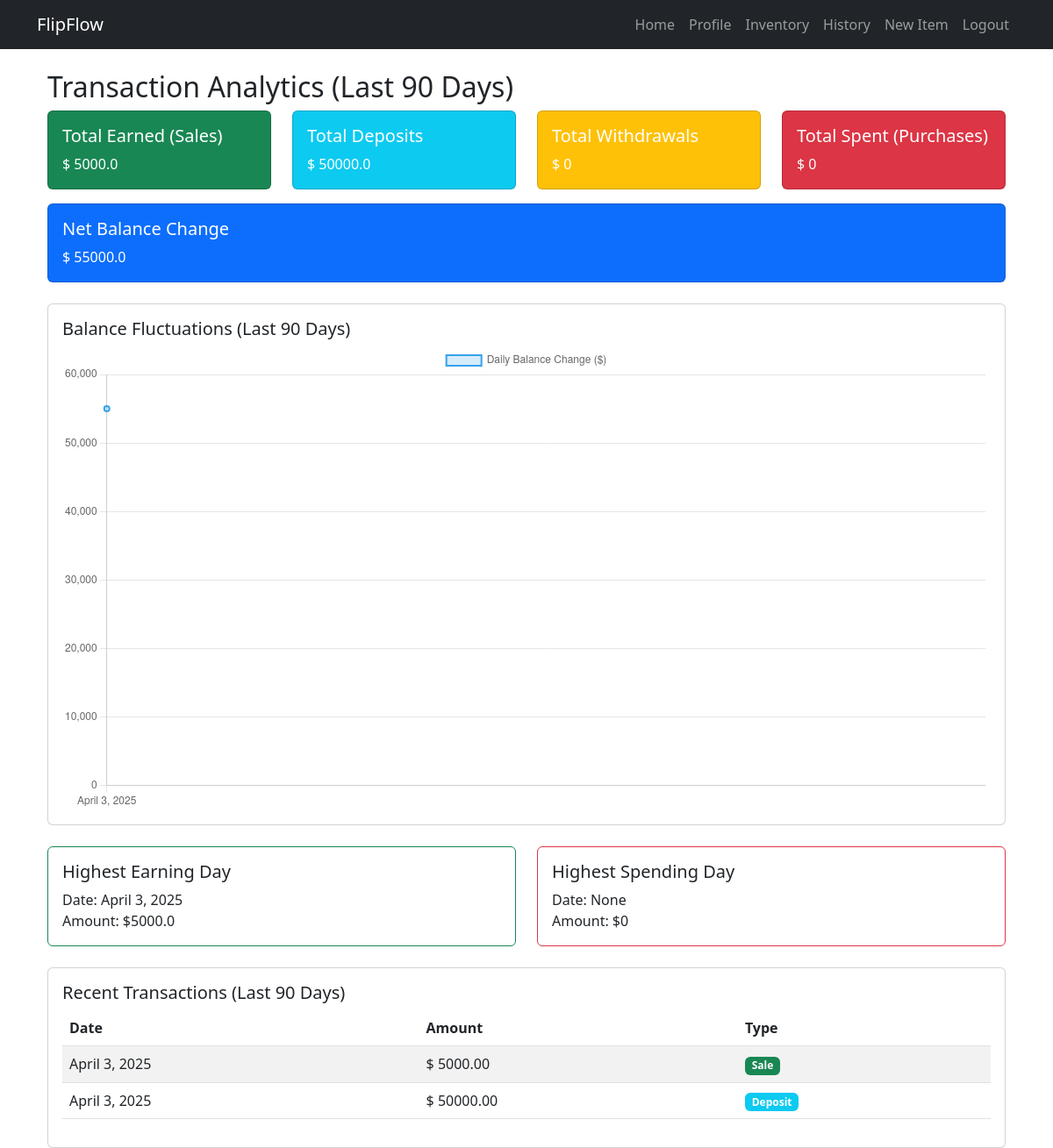
Before: /accounts/analytics/ (signed in) with the older database file.
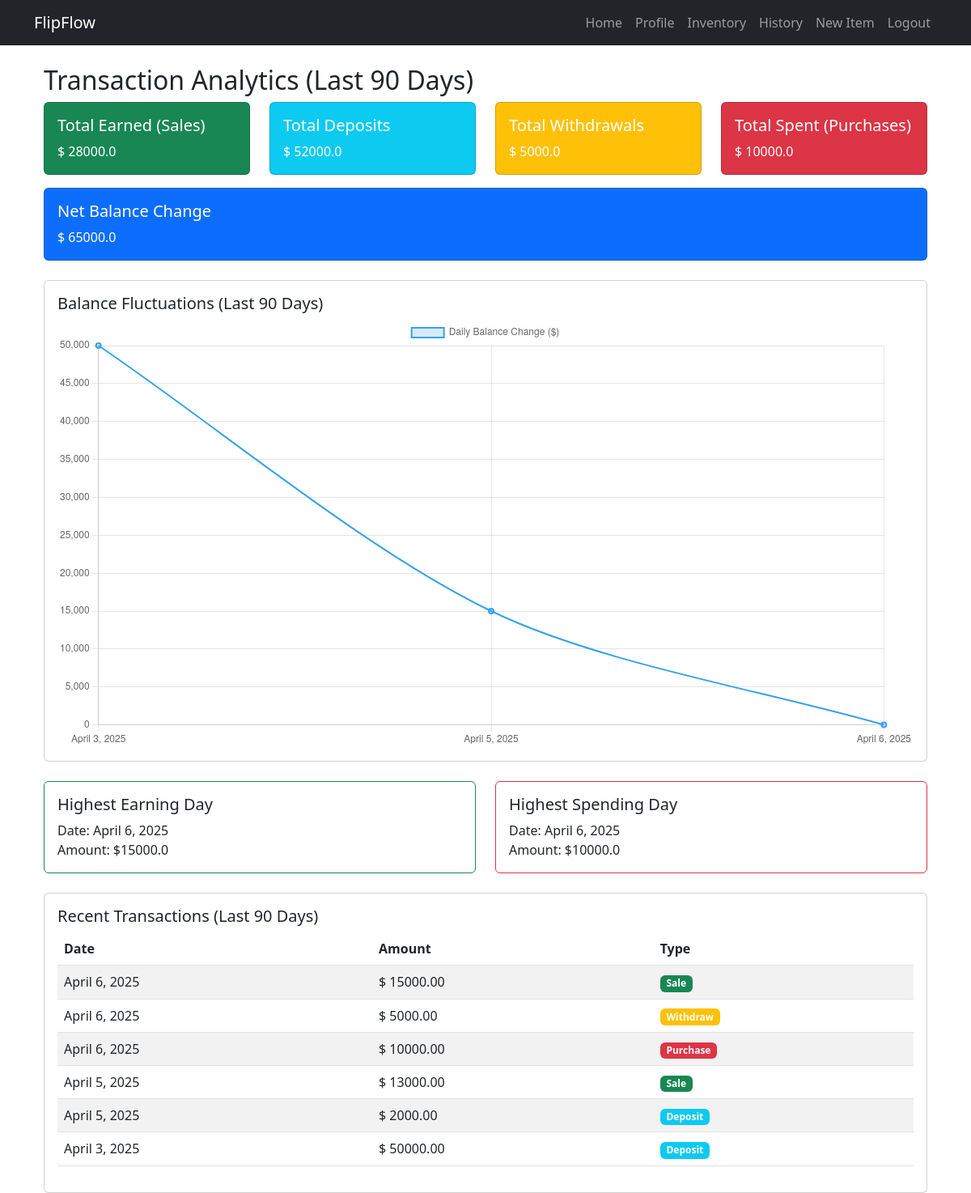
After: the same page with the newer database file.
### Market/models.py (models this page shows, shortened)
class Transaction(models.Model):
    TRANSACTION_TYPES = (
        ('deposit', 'Deposit'),
        ('withdraw', 'Withdraw'),
        ('buy', 'Buy'),
    )
    TRANSACTION_STATUS = (
        ('pending', 'Pending'),
        ('completed', 'Completed'),
    )
    user_from = models.ForeignKey(User, related_name='sent_transactions', on_delete=models.CASCADE)
    user_to = models.ForeignKey(User, related_name='received_transactions', on_delete=models.CASCADE)
    transaction_type = models.CharField(max_length=10, choices=TRANSACTION_TYPES)
    transaction_status = models.CharField(max_length=10, choices=TRANSACTION_STATUS, default='pending')
    amount = models.DecimalField(max_digits=10, decimal_places=2)
    created_at = models.DateTimeField(default=timezone.now)
    from_approve = models.BooleanField(default=False)
    to_approve = models.BooleanField(default=False)
    admin_approve = models.BooleanField(default=False)
    items = models.ForeignKey(Item, blank=True,null=True, related_name='transaction_item', on_delete=models.DO_NOTHING)
    class Meta:
        verbose_name = "Transaction"
        verbose_name_plural = "Transactions"

### accounts/views.py (the view)
# urls.py: path('analytics/',views.analytics,name='analytics'),
@login_required
def analytics(request):
    profile = get_object_or_404(Profile, user=request.user)
    today = datetime.date.today()
    today=today+datetime.timedelta(days=1)
    ninety_days_ago = today - datetime.timedelta(days=90)
    transactions = Transaction.objects.filter(
        created_at__range=[ninety_days_ago, today],
        transaction_status="completed",
        admin_approve=True,
    ).filter(
        Q(user_from=request.user) | Q(user_to=request.user)
    ).order_by("-created_at")
    daily_balance = defaultdict(float)
    total_deposits = 0
    total_withdrawals = 0
    total_spent = 0
    total_earned = 0
    highest_earning_day = {"date": None, "amount": 0}
    highest_spending_day = {"date": None, "amount": 0}
    for transaction in transactions:
        date = transaction.created_at.date()
        amount = float(transaction.amount)
        if transaction.transaction_type == "deposit" and transaction.user_to == request.user:
            total_deposits += amount
            daily_balance[date] += amount
        elif transaction.transaction_type == "withdraw" and transaction.user_from == request.user:
            total_withdrawals += amount
            daily_balance[date] -= amount
        elif transaction.transaction_type == "buy":
            if transaction.user_from == request.user:  # Buyer (Expense)
                total_spent += amount
                daily_balance[date] -= amount
                if amount > highest_spending_day["amount"]:
                    highest_spending_day = {"date": date, "amount": amount}
            elif transaction.user_to == request.user:  # Seller (Revenue)
                total_earned += amount
                daily_balance[date] += amount
                if amount > highest_earning_day["amount"]:
                    highest_earning_day = {"date": date, "amount": amount}
    net_balance_change = (total_deposits + total_earned) - (total_withdrawals + total_spent)
    balance_chart_data = sorted(daily_balance.items())
    context = {
        "profile": profile,
        "total_deposits": total_deposits,
        "total_withdrawals": total_withdrawals,
        "total_spent": total_spent,
        "total_earned": total_earned,
        "net_balance_change": net_balance_change,
        "highest_earning_day": highest_earning_day,
        "highest_spending_day": highest_spending_day,
        "transactions": transactions,
        "today": today,
        "ninety_days_ago": ninety_days_ago,
        "balance_chart_data": balance_chart_data,
    }
    return render(request, "analytics.html", context)

### accounts/templates/analytics.html (shortened to what this page needs)
{% extends "base.html" %}
{% block body %}
<div class="container mt-4">
    <h2>Transaction Analytics (Last 90 Days)</h2>
    <div class="row">
        <div class="col-md-3">
            <div class="card text-white bg-success mb-3">
                <div class="card-body">
                    <h5 class="card-title">Total Earned (Sales)</h5>
                    <p class="card-text">$ {{ total_earned }}</p>
                </div>
            </div>
        </div>
        <div class="col-md-3">
            <div class="card text-white bg-info mb-3">
                <div class="card-body">
                    <h5 class="card-title">Total Deposits</h5>
                    <p class="card-text">$ {{ total_deposits }}</p>
                </div>
            </div>
        </div>
        <div class="col-md-3">
            <div class="card text-white bg-warning mb-3">
                <div class="card-body">
                    <h5 class="card-title">Total Withdrawals</h5>
                    <p class="card-text">$ {{ total_withdrawals }}</p>
                </div>
            </div>
        </div>
        <div class="col-md-3">
            <div class="card text-white bg-danger mb-3">
                <div class="card-body">
                    <h5 class="card-title">Total Spent (Purchases)</h5>
                    <p class="card-text">$ {{ total_spent }}</p>
                </div>
            </div>
        </div>
    </div>
    <div class="card text-white bg-primary mb-4">
        <div class="card-body">
            <h5 class="card-title">Net Balance Change</h5>
            <p class="card-text">$ {{ net_balance_change }}</p>
        </div>
    </div>
    <div class="card">
        <div class="card-body">
            <h5 class="card-title">Balance Fluctuations (Last 90 Days)</h5>
            <canvas id="balanceChart"></canvas>
        </div>
    </div>
    <div class="row mt-4">
        <div class="col-md-6">
            <div class="card border-success">
                <div class="card-body">
                    <h5 class="card-title">Highest Earning Day</h5>
                    <p class="card-text">
                        Date: {{ highest_earning_day.date }} <br>
                        Amount: ${{ highest_earning_day.amount }}
                    </p>
                </div>
            </div>
        </div>
        <div class="col-md-6">
            <div class="card border-danger">
                <div class="card-body">
                    <h5 class="card-title">Highest Spending Day</h5>
                    <p class="card-text">
                        Date: {{ highest_spending_day.date }} <br>
                        Amount: ${{ highest_spending_day.amount }}
                    </p>
                </div>
            </div>
        </div>
    </div>
    <div class="card mt-4">
        <div class="card-body">
            <h5 class="card-title">Recent Transactions (Last 90 Days)</h5>
            <table class="table table-striped">
                <thead>
                    <tr>
                        <th>Date</th>
                        <th>Amount</th>
                        <th>Type</th>
                    </tr>
                </thead>
                <tbody>
                    {% for transaction in transactions %}
                    <tr>
                        <td>{{ transaction.created_at.date }}</td>
                        <td>$ {{ transaction.amount }}</td>
                        <td>
                            {% if transaction.transaction_type == "deposit" %}
                                <span class="badge bg-info">Deposit</span>
                            {% elif transaction.transaction_type == "withdraw" %}
                                <span class="badge bg-warning">Withdraw</span>
                            {% elif transaction.transaction_type == "buy" %}
                                {% if transaction.user_from == request.user %}
                                    <span class="badge bg-danger">Purchase</span>
                                {% elif transaction.user_to == request.user %}
                                    <span class="badge bg-success">Sale</span>
                                {% endif %}
                            {% endif %}
                        </td>
                    </tr>
                    {% empty %}
                    <tr>
                        <td colspan="3">No transactions in the last 90 days.</td>
                    </tr>
                    {% endfor %}
                </tbody>
            </table>
        </div>
    </div>
</div>
<script>
    var ctx = document.getElementById('balanceChart').getContext('2d');
    var balanceChart = new Chart(ctx, {
        type: 'line',
        data: {
            labels: [{% for date, balance in balance_chart_data %}"{{ date }}",{% endfor %}],
            datasets: [{
                label: 'Daily Balance Change ($)',
                data: [{% for date, balance in balance_chart_data %}{{ balance }},{% endfor %}],
                borderColor: 'rgba(54, 162, 235, 1)',
                backgroundColor: 'rgba(54, 162, 235, 0.2)',
                borderWidth: 2,
                tension: 0.3
            }]
        },
        options: { responsive: true, scales: { y: { beginAtZero: true } } }
    });
</script>
{% endblock %}

### templates/base.html (shortened to what this page needs)
<!DOCTYPE html>
<html lang="en">
<head>
    {% load static %}
    <link rel="stylesheet" href="https://cdn.jsdelivr.net/npm/bootstrap@5.3.0/dist/css/bootstrap.min.css">
</head>
<body>
<nav class="navbar navbar-expand-lg navbar-dark bg-dark fixed-top">
    <div class="container">
        <a class="navbar-brand" href="#">FlipFlow</a>
        <div class="collapse navbar-collapse" id="navbarNav">
            <ul class="navbar-nav ms-auto">
                <li class="nav-item">
                    <a class="nav-link" href="{% url 'Item:item_list' %}"> Home</a>
                </li>
                {% if user.is_authenticated %}
                    <li class="nav-item">
                        <a class="nav-link" href="{% url 'accounts:profile' %}"> Profile</a>
                    </li>
                    <li class="nav-item">
                        <a class="nav-link" href="{% url 'Market:inventory' %}"> Inventory</a>
                    </li>
                    <li class="nav-item">
                        <a class="nav-link" href="{% url 'accounts:transaction_history' %}"> History</a>
                    </li>
                    <li class="nav-item">
                        <a class="nav-link" href="{% url 'Item:item_create' %}"> New Item</a>
                    </li>
                    <li class="nav-item">
                        <form action="{% url 'logout' %}" method="POST" style="display:inline;">
                            <button type="submit" class="nav-link btn btn-outline-light" style="border: none; background: none;">
                                 Logout
                            </button>
                        </form>
                    </li>
                {% endif %}
            </ul>
        </div>
    </div>
</nav>
    <div class="container mt-4">
        {% block body %}{% endblock body%}
    </div>
</body>
</html>

### templates/base.html (style rules this page uses)
body { padding-top: 56px; }

Changed rows visible on the page:
removed Transaction: transaction_type "Sale"
added Transaction: transaction_type "Sale"
added Transaction: transaction_type "Withdraw"
added Transaction: transaction_type "Purchase"
added Transaction: transaction_type "Sale"
added Transaction: transaction_type "Deposit"
Other visible differences:
{{ total_earned }}: "5000.0" → "28000.0"
{{ total_deposits }}: "50000.0" → "52000.0"
{{ total_withdrawals }}: "0" → "5000.0"
{{ total_spent }}: "0" → "10000.0"
{{ net_balance_change }}: "55000.0" → "65000.0"
chart data {{ balance }}: 55000.0 → 50000.0, 15000.0, 0.0
{{ highest_earning_day.date }}: "April 3, 2025" → "April 6, 2025"
{{ highest_earning_day.amount }}: "5000.0" → "15000.0"
{{ highest_spending_day.date }}: "None" → "April 6, 2025"
{{ highest_spending_day.amount }}: "0" → "10000.0"
